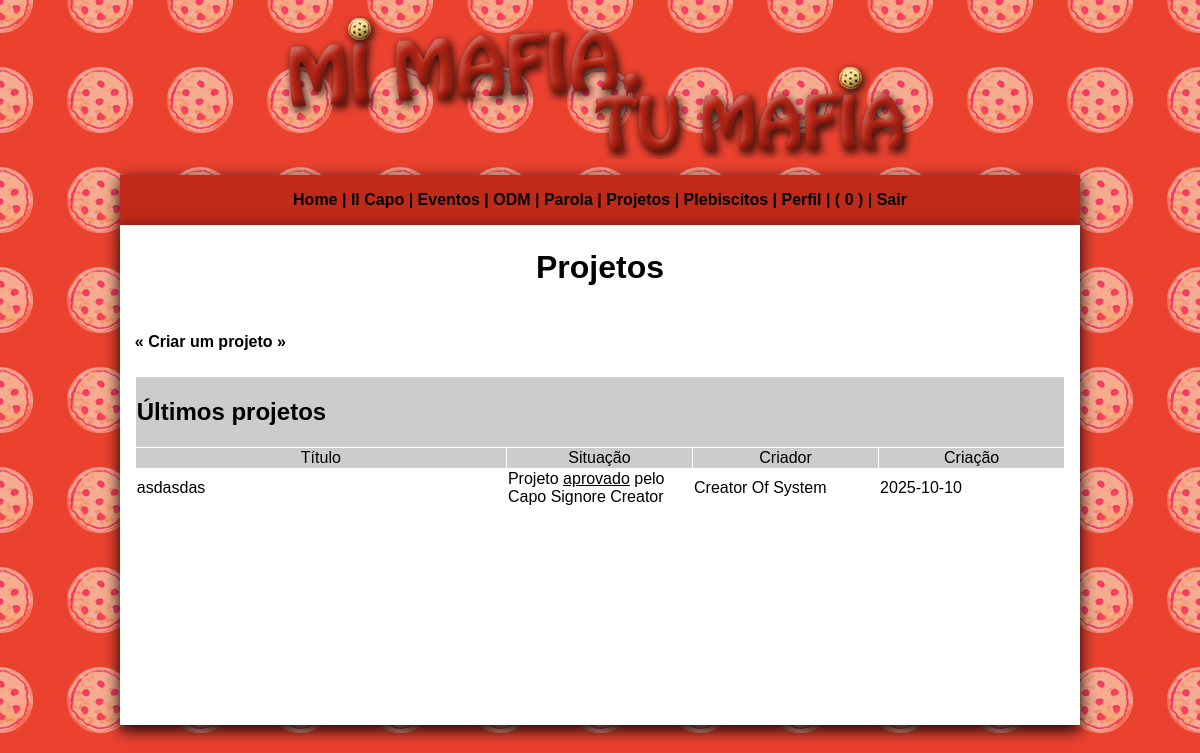
The page /projectos.php (signed in) on the database its author committed.
### tables this page shows
CREATE TABLE `projetos` (
  `id_proj` int(11) NOT NULL,
  `nome_proj` varchar(255) NOT NULL,
  `teor_proj` text DEFAULT NULL,
  `sit_proj` text NOT NULL,
  `dat_proj` varchar(200) NOT NULL,
  `datf_proj` varchar(200) NOT NULL,
  `creat_proj` varchar(200) NOT NULL
);

CREATE TABLE `user` (
  `id_user` int(11) NOT NULL,
  `nome_user` varchar(200) NOT NULL,
  `sobrenome_user` varchar(200) NOT NULL,
  `nickname_user` varchar(20) NOT NULL,
  `bday_user` varchar(20) NOT NULL,
  `turno_user` varchar(10) NOT NULL,
  `mail_user` varchar(200) NOT NULL,
  `sexo_user` varchar(20) NOT NULL,
  `pass_user` varchar(200) NOT NULL,
  `desc_user` text NOT NULL,
  `matricula_user` varchar(20) NOT NULL,
  `photo_user` varchar(20) NOT NULL
);

### projectos.php (the view, shortened to what this page needs)
<?php
include('conectar.php');
?>
<!DOCTYPE html PUBLIC "-//W3C//DTD XHTML 1.0 Transitional//EN" "http://www.w3.org/TR/xhtml1/DTD/xhtml1-transitional.dtd">
<html xmlns="http://www.w3.org/1999/xhtml">
<head>
<link rel="stylesheet" href="css/geral.css" type="text/css" />
</head>
<body leftmargin="0" topmargin="0" background="img/back2.png">
<table cellpadding="0" cellspacing="0" width="100%" border="0">
  <tr>
    <td width="10%">&nbsp;</td>
    <td align="center" valign="bottom"><p><img src="img/tit.png"></p></td>
    <td width="10%">&nbsp;</td>
  </tr>
  <tr>
    <td>&nbsp;</td>
    <td bgcolor="#c12a19" align="center" style="box-shadow: 0px 5px 15px #000;" height="50"><?php include ('menu.php');?></td>
    <td>&nbsp;</td>
  </tr>
  <tr>
    <td>&nbsp;</td>
    <td bgcolor="#FFFFFF" style="box-shadow: 0px 5px 15px #000;" height="500" valign="top">
<table width="100%" border="0">
      <tr>
      <td>&nbsp;</td>
      <td align="center" valign="top">
      <h1>Projetos</h1>
      </td>
      <td>&nbsp;</td>
      </tr>
      <tr>
      <td>&nbsp;</td>
      <td align="left">
      <h4><a href="addproject.php">&laquo; Criar um projeto &raquo;</a></h4>
      </td>
      <td>&nbsp;</td>
      </tr>
      <tr>
      <td>&nbsp;</td>
      <td>
      <table border="0" cellpadding="1" cellspacing="1" width="100%">
      <tr bgcolor="#CCCCCC">
      <td colspan="4"><h2>Últimos projetos</h2></td>
      </tr>
      <tr bgcolor="#CCCCCC">
      <td align="center" width="40%">Título</td>
      <td align="center" width="20%">Situação</td>
      <td align="center" width="20%">Criador</td>
      <td align="center" width="20%">Criação</td>
      </tr>
      <?php
        $query_proj = "SELECT id_proj, nome_proj, sit_proj, dat_proj, creat_proj FROM projetos ORDER BY id_proj DESC";
        $stmt_proj = $conexao->prepare($query_proj);
        $stmt_proj->execute();
        $rs_proj = $stmt_proj->get_result();
        $nproj = $rs_proj->num_rows;
        if($nproj == 0){
        ?>
        <tr>
        <td colspan="4" align="center">
        <h3>Ainda não há nenhum projeto! :/</h3>
        </td>
        </tr>
        <?php
        }else{
		    while($projinfo = $rs_proj->fetch_assoc()){
                $id_proj    = $projinfo['id_proj'];
                $nome_proj  = $projinfo['nome_proj'];
                $sit_proj   = $projinfo['sit_proj'];
                $dat_proj   = $projinfo['dat_proj'];
                $creat_proj = $projinfo['creat_proj'];
                $query_popostu  = "SELECT nome_user, sobrenome_user FROM user WHERE id_user = ?";
                $stmt_popostu   = $conexao->prepare($query_popostu);
                $stmt_popostu->bind_param("i", $creat_proj);
                $stmt_popostu->execute();
                $rs_popostu     = $stmt_popostu->get_result();
                $popostu_info   = $rs_popostu->fetch_assoc();
                $nom_popost     = $popostu_info['nome_user'];
                $sobnom_popost  = $popostu_info['sobrenome_user'];
		?>
      <tr>
      <td><a href="readproject.php?i=<?=$id_proj;?>"><?=$nome_proj;?></a></td>
      <td><?php
	    if($sit_proj == 'vot'){
            echo 'Em processo de votação';
        }elseif($sit_proj == 'esp'){
            echo 'Esperando julgamento del Capo';
        }else{
            echo $sit_proj;
        }
	  ?></td>
      <td><a href="perfil.php?p=<?=$creat_proj?>"><font style="text-transform:capitalize;"><?=$nom_popost;?> <?=$sobnom_popost?></font></a></td>
      <td><?=$dat_proj?></td>
      </tr>
      <?php
		  }
}
	  ?>
      </table>
      </td>
      <td>&nbsp;</td>
      </tr>
      </table>
      </td>
      <td>&nbsp;</td>
      </tr>
    </table>
</body>
</html>

### css/geral.css (style rules this page uses)
body { font-family:Verdana, Geneva, sans-serif; }
a { text-decoration:none; color:#000; }

### rows shown on the page
projetos: nome_proj "asdasdas", sit_proj "Projeto aprovado pelo Capo Signore Creator", user.nome_user "Creator", user.sobrenome_user "Of System", dat_proj "2025-10-10"
